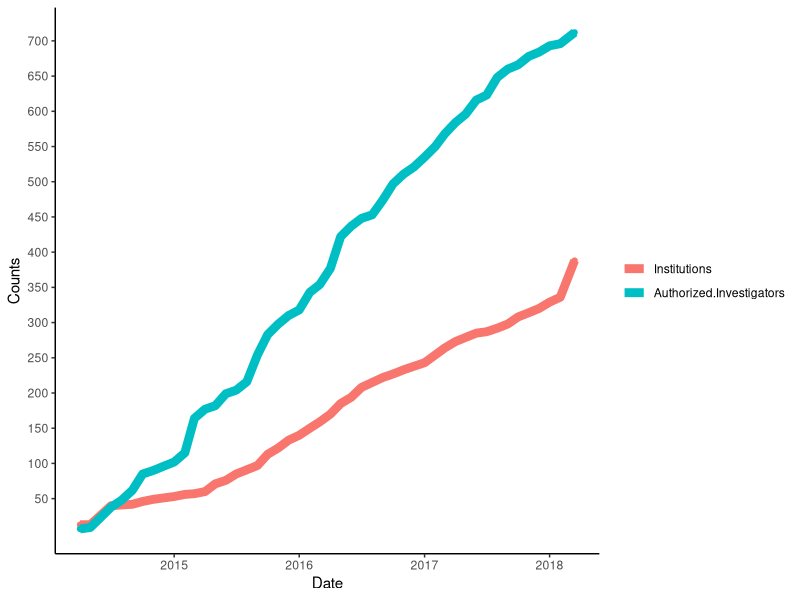

The R source for this figure:
## ---- chunk 1
#Load Libraries
library(ggplot2)
library(reshape2)
library(dplyr)
library(knitr)
## ---- chunk 2
# Import data and clean

df <- read.csv(file = "csv/institutionAuthCounts.csv", header = TRUE)

# Remove extra characters from df$YearMonth
df$YearMonth <- as.Date(substr(df$YearMonth, 2, 11))
df$Year <- substr(df$YearMonth, 1, 4)
df$Month <- as.numeric(substr(df$YearMonth, 6, 7))
## ---- chunk 3

# Plot for all Institutions and Authorized Investigators vs. date

# the below code needs to be changed to geom_line

# Reshape df
df.melt <- melt(df, id = c("YearMonth", "Year", "Month"), value.name = "Count", variable.name = "Type")

# Using Points
p <- 
  ggplot(data=df.melt, aes(x = YearMonth, y = Count, color = Type, group = Type)) +
  geom_point() + 
  geom_line(size=3) +
  theme_classic() +
  #scale_colour_manual(values=c("black", "orange")) +  # What colors do we want to use?
  ylab("Counts") +
  xlab("Date") +
  #labs(title="Databrary User Growth") +
  theme(legend.title=element_blank()) +
  scale_y_continuous(breaks = c(50,100,150,200,250,300,350,400,450,500,550,600,650,700,750))
  # To Do: Change x labels so they are readable and only every year
  #scale_x_continuous(breaks=seq(df$YearMonth[1],df$YearMonth[46], 12))
p
